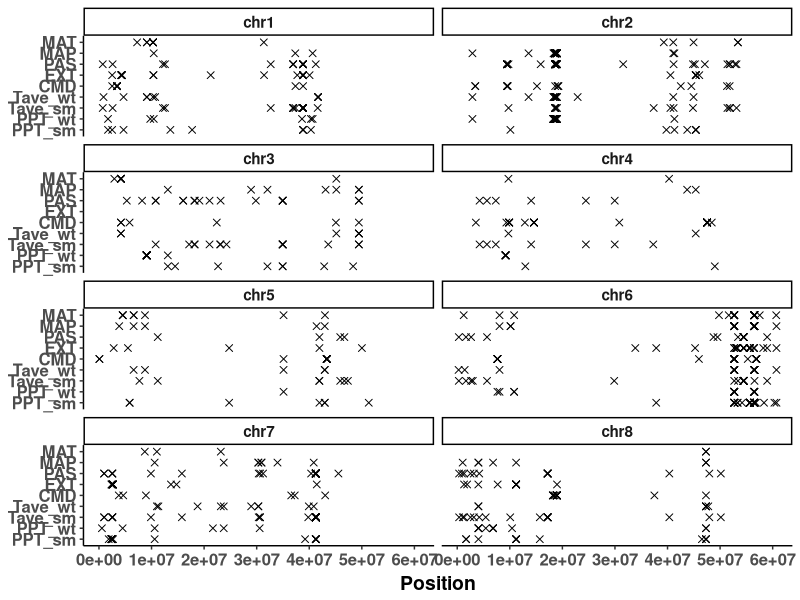
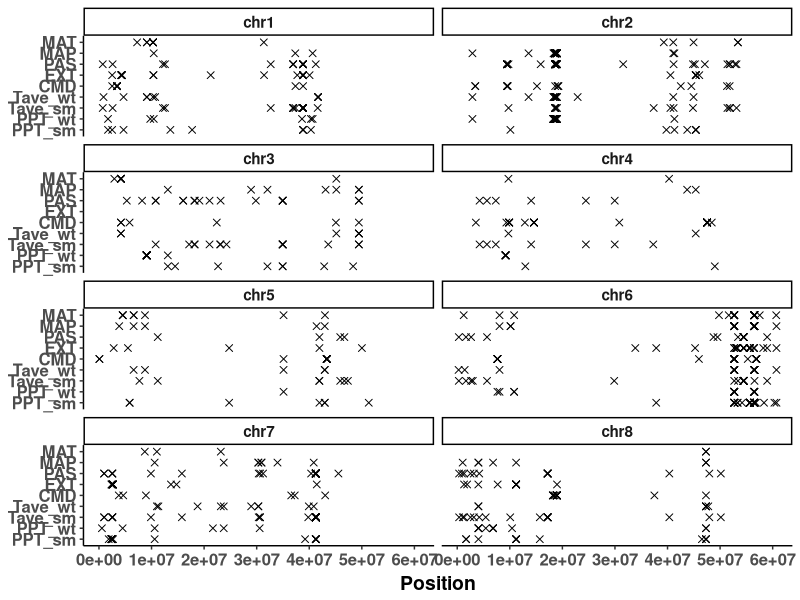

Recreate these plots in R, in order.
##################################################################################
## Climate associated SNP distribution across chromosomes
## Author Daniel Anstett
## 
## 
## Last Modified Marc 22, 2021
###################################################################################


##### Annual #####
# env 1 is MAT = Mean annual temperature (°C)
# env 2 is MAP = Mean annual precipitation (mm)
# env 3 is PAS = Precipitation as snow (mm) between August in previous year and July in current year
# env 4 is EXT = Extreme temperature over 30 years
# env 5 is CMD = Hargreaves climatic moisture deficit (mm)

##### Seasonal #####
# env 6 is Tave_wt = Winter mean temperature (°C)
# env 7 is Tave_sm = Summer mean temperature (°C)
# env 8 is PPT_wt = Winter precipitation (mm)
# env 9 is PPT_sm = Summer precipitation (mm)



###################################################################################
#Import libraries
library(tidyverse)

#Import final SNP set per ENV variable
snp1_filter <- read_csv("data/genomic_data/snp_set_env1.csv")
snp2_filter <- read_csv("data/genomic_data/snp_set_env2.csv")
snp3_filter <- read_csv("data/genomic_data/snp_set_env3.csv")
snp4_filter <- read_csv("data/genomic_data/snp_set_env4.csv")
snp5_filter <- read_csv("data/genomic_data/snp_set_env5.csv")
snp6_filter <- read_csv("data/genomic_data/snp_set_env6.csv")
snp7_filter <- read_csv("data/genomic_data/snp_set_env7.csv")
snp8_filter <- read_csv("data/genomic_data/snp_set_env8.csv")
snp9_filter <- read_csv("data/genomic_data/snp_set_env9.csv")

#Add env variable identifier 
chr_obs_env1 <- snp1_filter %>% select(chr_snp) %>% separate(chr_snp,c("CE","chr","Position")) %>% select(-CE)
chr_obs_env2 <- snp2_filter %>% select(chr_snp) %>% separate(chr_snp,c("CE","chr","Position")) %>% select(-CE)
chr_obs_env3 <- snp3_filter %>% select(chr_snp) %>% separate(chr_snp,c("CE","chr","Position")) %>% select(-CE)
chr_obs_env4 <- snp4_filter %>% select(chr_snp) %>% separate(chr_snp,c("CE","chr","Position")) %>% select(-CE)
chr_obs_env5 <- snp5_filter %>% select(chr_snp) %>% separate(chr_snp,c("CE","chr","Position")) %>% select(-CE)
chr_obs_env6 <- snp6_filter %>% select(chr_snp) %>% separate(chr_snp,c("CE","chr","Position")) %>% select(-CE)
chr_obs_env7 <- snp7_filter %>% select(chr_snp) %>% separate(chr_snp,c("CE","chr","Position")) %>% select(-CE)
chr_obs_env8 <- snp8_filter %>% select(chr_snp) %>% separate(chr_snp,c("CE","chr","Position")) %>% select(-CE)
chr_obs_env9 <- snp9_filter %>% select(chr_snp) %>% separate(chr_snp,c("CE","chr","Position")) %>% select(-CE)


#Add env identfier
chr_obs_env1$env <- "MAT"
chr_obs_env2$env <- "MAP"
chr_obs_env3$env <- "PAS"
chr_obs_env4$env <- "EXT"
chr_obs_env5$env <- "CMD"
chr_obs_env6$env <- "Tave_wt"
chr_obs_env7$env <- "Tave_sm"
chr_obs_env8$env <- "PPT_wt"
chr_obs_env9$env <- "PPT_sm"

#Join env variables
chr_all <- rbind(chr_obs_env1,
                 chr_obs_env2,
                 chr_obs_env3,
                 chr_obs_env4,
                 chr_obs_env5,
                 chr_obs_env6,
                 chr_obs_env7,
                 chr_obs_env8,
                 chr_obs_env9)
chr_all$Position <- as.integer(chr_all$Position)


#############################################################################################
#Plot all 
# Calculate evenly spaced breaks for the y-axis
env_breaks <- seq_along(unique(chr_all$env))
env_labels <- rev(unique(chr_all$env))

chr1_graph_1 <- ggplot(chr_all, aes(x = Position, y = env)) +
  geom_point(size = 2, shape = 4, color = "black") +
  scale_x_continuous(name = "Position", breaks = c(0, 1e+07, 2e+07, 3e+07, 4e+07, 5e+07, 6e+07)) +
  theme_classic() +
  facet_wrap(~ chr, ncol = 2) +
  labs(y = "") +  # Clear default y-axis label
  theme(
    strip.text.x = element_text(size = 11, face = "bold"),
    axis.text.x = element_text(size = 12, face = "bold"),
    axis.text.y = element_text(size = 12, face = "bold"),
    axis.title.x = element_text(color = "black", size = 14, vjust = 0.5, face = "bold"),
    axis.title.y = element_blank()
  )
chr1_graph_1 + scale_y_discrete(labels = env_labels)  # Add custom y-axis labels

ggsave("Graphs/chr_map/chr_map_env.pdf",width=8, height = 7, units = "in")
